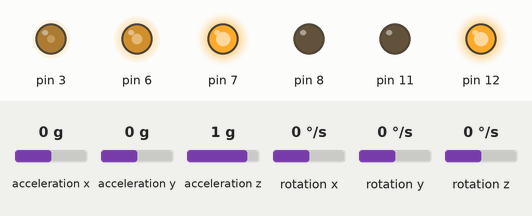
A sketch run on a simulated Arduino Uno, built with avr-gcc and run on an emulated ATmega328P. Shown: output pins drawn as LEDs (lit = HIGH). Inputs (shaded band) come from the test bench; at power-on: acceleration x 0 g, acceleration y 0 g, acceleration z 1 g, rotation x 0 °/s, rotation y 0 °/s, rotation z 0 °/s. What the sketch prints to the serial monitor is not drawn.

Above: at 0.1 s.
Timing chart, 0 to 1.6 s (numbered marks = the images above):
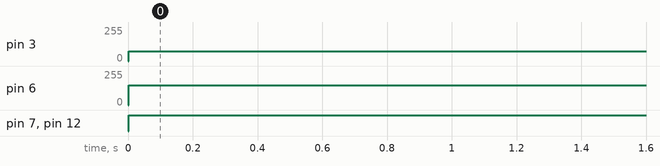

Measured:
- by itself, pin 3: 0/255 → 75/255 at 0.00 s
- by itself, pin 6: 0/255 → 150/255 at 0.00 s
- by itself, pin 7, pin 12: LOW → HIGH at 0.00 s

The sketch:

Direction_PID.ino
```cpp
#include <PID_v1.h>
#include <motor_control.h>
#include <MPU6050.h>
#define MPU6050_ADDRESS 0x68

//Global variables
MPU6050 sensor(SDA, SCL);

//Setup PID controller variables
double setpoint = 0;
double base_motor_speed = 150;
double input;
double output;
double kp = 2;
double ki = 0;
double kd = 0;
PID controller(&input, &output, &setpoint, kp, ki, kd, AUTOMATIC);

void setup() {
  // setup motors
  motor_setup();

  //initialize accelerometer
  sensor.initialize();


  //Set PID parameters
  controller.SetOutputLimits(.5, 1.5);
  controller.SetSampleTime(25);
  controller.SetMode(1);

  //begin serial for debugging
  Serial.begin(9600);

}

void loop() {
  // get distance value from sensor, update input to be distance value
    input = sensor.get_ang_vel('z');
    sensor.update();


  //compute PID controller once input has been updated
  controller.Compute();
  //set motor power based on output from PID controller
  raw_motor_control(base_motor_speed, base_motor_speed * output);


  Serial.print("ang_vel.z ");
  Serial.print(input);
  Serial.print(" ");
  Serial.print("output ");
  Serial.println(output);
}
```
